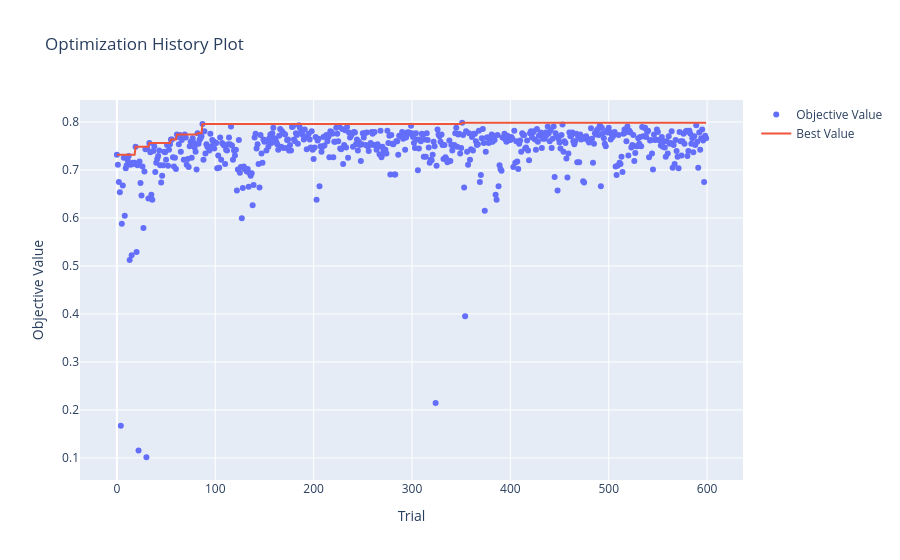

The notebook cell saved with this chart:
### Code cell
# История изменения от числа испытаний
optuna.visualization.plot_optimization_history(study)

### Figure 1 — Plotly figure (JSON) as saved in the notebook; plotly's stock layout.template omitted (floating-point values rounded to 4 significant figures; data arrays with more than 128 entries replaced by an {"elided": "..."} marker saying what was removed)
{"data": [{"mode": "markers", "name": "Objective Value", "type": "scatter", "x": {"elided": "600 int values"}, "y": {"elided": "600 float values"}}, {"mode": "lines", "name": "Best Value", "type": "scatter", "x": {"elided": "600 int values"}, "y": {"elided": "600 float values"}}, {"marker": {"color": "#cccccc"}, "mode": "markers", "name": "Infeasible Trial", "showlegend": false, "type": "scatter", "x": [], "y": []}], "layout": {"title": {"text": "Optimization History Plot"}, "xaxis": {"title": {"text": "Trial"}}, "yaxis": {"title": {"text": "Objective Value"}}}}
